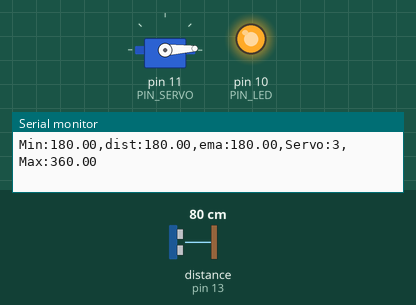
This sketch was run on a simulated Arduino Uno, built with avr-gcc and run on an emulated ATmega328P. Shown: servo, output pins drawn as LEDs (lit = HIGH), the last lines printed to the serial monitor. Wiring (inferred from the names in the program): ultrasonic range finder: trigger pin 12; echo pin 13. The inputs (shaded band) are chosen by the test bench; at power-on: distance to the obstacle (sensor on pin 13) 80 cm. The echo pulse lasts 58.3 µs per cm; pins used as bus, display or sensor lines are not drawn.

Above: at 1.2 s.
1.3 s: distance to the obstacle (sensor on pin 13) set to 35 cm
At 2.0 s:
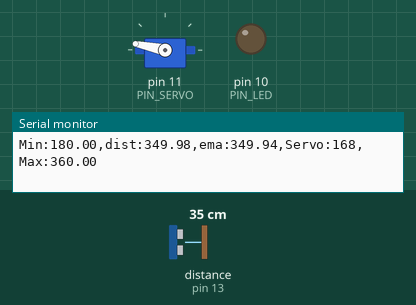
4.3 s: distance to the obstacle (sensor on pin 13) set to 18 cm
At 4.49 s:
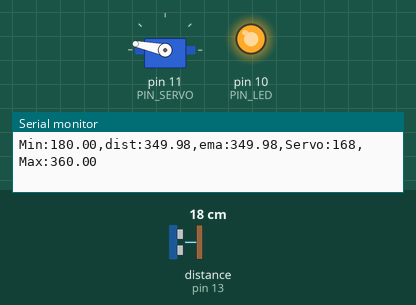
Timing chart, 0 to 7.3 s (numbered marks = the images above; inputs shaded):
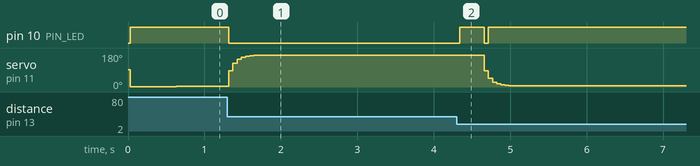

The sketch:

sw_61.ino
```cpp
#include <Servo.h>

// Arduino pin assignment
#define PIN_LED   10   // LED active-low
#define PIN_TRIG  12  // sonar sensor TRIGGER
#define PIN_ECHO  13  // sonar sensor ECHO
#define PIN_SERVO 11  // servi motor

// configurable parameters for sonar
#define SND_VEL 346.0     // sound velocity at 24 celsius degree (unit: m/sec)
#define INTERVAL 25      // sampling interval (unit: msec)
#define PULSE_DURATION 10 // ultra-sound Pulse Duration (unit: usec)
#define _DIST_MIN 180.0   // minimum distance to be measured (unit: mm)
#define _DIST_MAX 360.0   // maximum distance to be measured (unit: mm)

#define TIMEOUT ((INTERVAL / 2) * 1000.0) // maximum echo waiting time (unit: usec)
#define SCALE (0.001 * 0.5 * SND_VEL) // coefficent to convert duration to distance

#define _EMA_ALPHA 0.5    // EMA weight of new sample (range: 0 to 1)
                          // Setting EMA to 1 effectively disables EMA filter.

// Target Distance
#define _TARGET_LOW  180.0
#define _TARGET_HIGH 360.0

// duty duration for myservo.writeMicroseconds()
// NEEDS TUNING (servo by servo)

#define _DUTY_MIN 554 // servo full clockwise position (0 degree)
#define _DUTY_NEU 1478 // servo neutral position (90 degree)
#define _DUTY_MAX 2402 // servo full counterclockwise position (180 degree)

// global variables
float  dist_ema, dist_prev = _DIST_MAX; // unit: mm
unsigned long last_sampling_time;       // unit: ms

Servo myservo;

void setup() {
  // initialize GPIO pins
  pinMode(PIN_LED, OUTPUT);
  pinMode(PIN_TRIG, OUTPUT);    // sonar TRIGGER
  pinMode(PIN_ECHO, INPUT);     // sonar ECHO
  digitalWrite(PIN_TRIG, LOW);  // turn-off Sonar

  myservo.attach(PIN_SERVO);
  myservo.writeMicroseconds(_DUTY_NEU);

  // initialize USS related variables
  dist_prev = _DIST_MIN; // raw distance output from USS (unit: mm)

  // initialize serial port
  Serial.begin(57600);
}

void loop() {
  float  dist_raw;

  // wait until next sampling time.
  if (millis() < (last_sampling_time + INTERVAL))
    return;

  dist_raw = USS_measure(PIN_TRIG, PIN_ECHO); // read distance

  if ((dist_raw == 0.0) || (dist_raw > _DIST_MAX)) {
    dist_raw = dist_prev;           // Cut higher than maximum
    digitalWrite(PIN_LED, 1);       // LED OFF
  } else if (dist_raw < _DIST_MIN) {
    dist_raw = dist_prev;           // cut lower than minimum
    digitalWrite(PIN_LED, 1);       // LED OFF
  } else {    // In desired Range
    dist_prev = dist_raw;
    digitalWrite(PIN_LED, 0);       // LED ON
  }

  // Apply ema filter here
  dist_ema = _EMA_ALPHA * dist_raw + (1 - _EMA_ALPHA) * dist_ema;

  // adjust servo position according to the USS read value
  // add your code here!
  if (dist_ema < _TARGET_LOW) myservo.writeMicroseconds(_DUTY_MIN);
  else if (dist_ema > _TARGET_HIGH) myservo.writeMicroseconds(_DUTY_MAX);
  else {
    //int temp = (_DUTY_MAX - _DUTY_MIN) / 40;
    //int dis = dist_ema - _TARGET_LOW;
    //myservo.writeMicroseconds(temp * dis + _DUTY_MIN);

    double alpha = (_DUTY_MAX - _DUTY_MIN) / 180;
    if (dist_ema > 270) myservo.writeMicroseconds(_DUTY_NEU + alpha * (dist_ema - 270));
    else myservo.writeMicroseconds(_DUTY_NEU - alpha * (270 - dist_ema));

    delay(50);
  }

  // output the distance to the serial port
  Serial.print("Min:");    Serial.print(_DIST_MIN);
  Serial.print(",dist:");  Serial.print(dist_raw);
  //Serial.print(",Low:");   Serial.print(_TARGET_LOW);
  Serial.print(",ema:"); Serial.print(dist_ema);
  Serial.print(",Servo:"); Serial.print(myservo.read());
  //Serial.print(",High:");  Serial.print(_TARGET_HIGH);
  Serial.print(",Max:");   Serial.print(_DIST_MAX);
  Serial.println("");

  // update last sampling time
  last_sampling_time += INTERVAL;
}

// get a distance reading from USS. return value is in millimeter.
float USS_measure(int TRIG, int ECHO)
{
  digitalWrite(TRIG, HIGH);
  delayMicroseconds(PULSE_DURATION);
  digitalWrite(TRIG, LOW);

  return pulseIn(ECHO, HIGH, TIMEOUT) * SCALE; // unit: mm
}
```

Measured:
- after the input at 1.3 s, pin 10 (PIN_LED): HIGH → LOW at once; servo on pin 11 (PIN_SERVO): 3° → 167° at once, → 168° 0.44 s later
- after the input at 4.3 s, pin 10 (PIN_LED): LOW → HIGH at once, → LOW 0.32 s later, → HIGH 0.05 s later; servo on pin 11 (PIN_SERVO): 168° → 6° after 0.36 s
